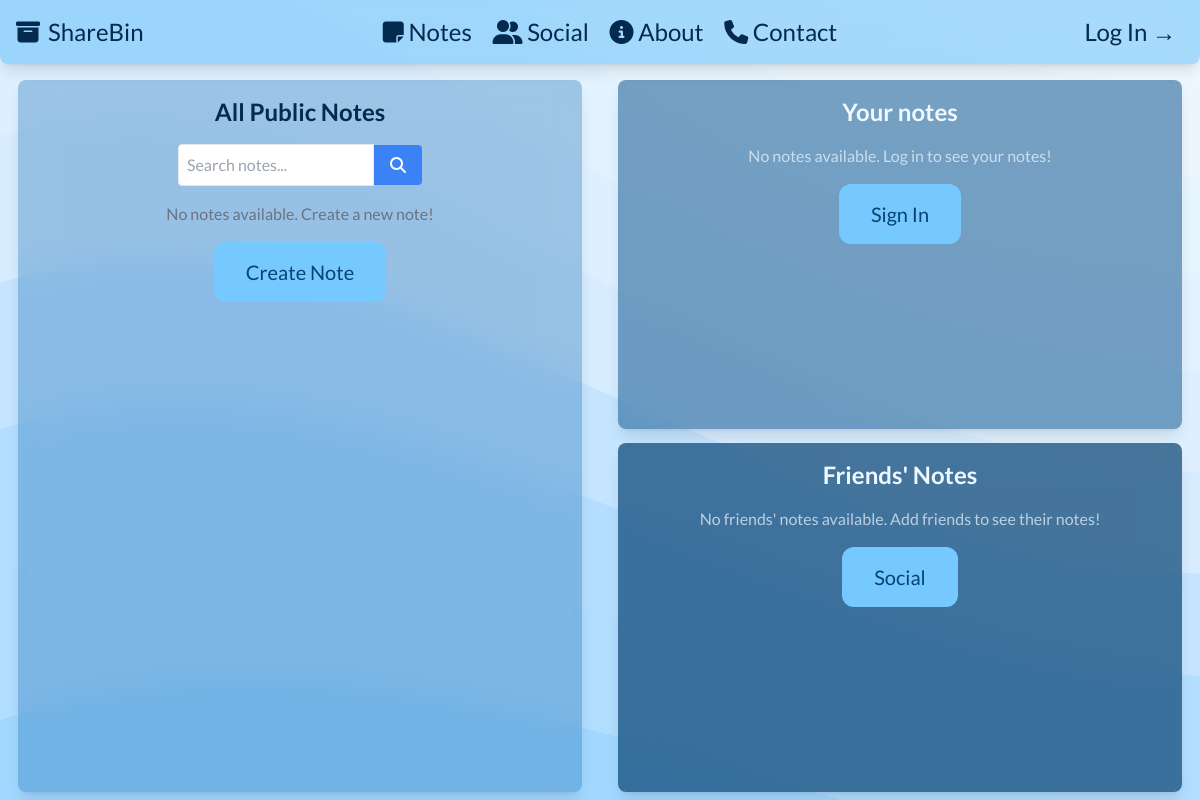
Before: /notes/ with the older database file.
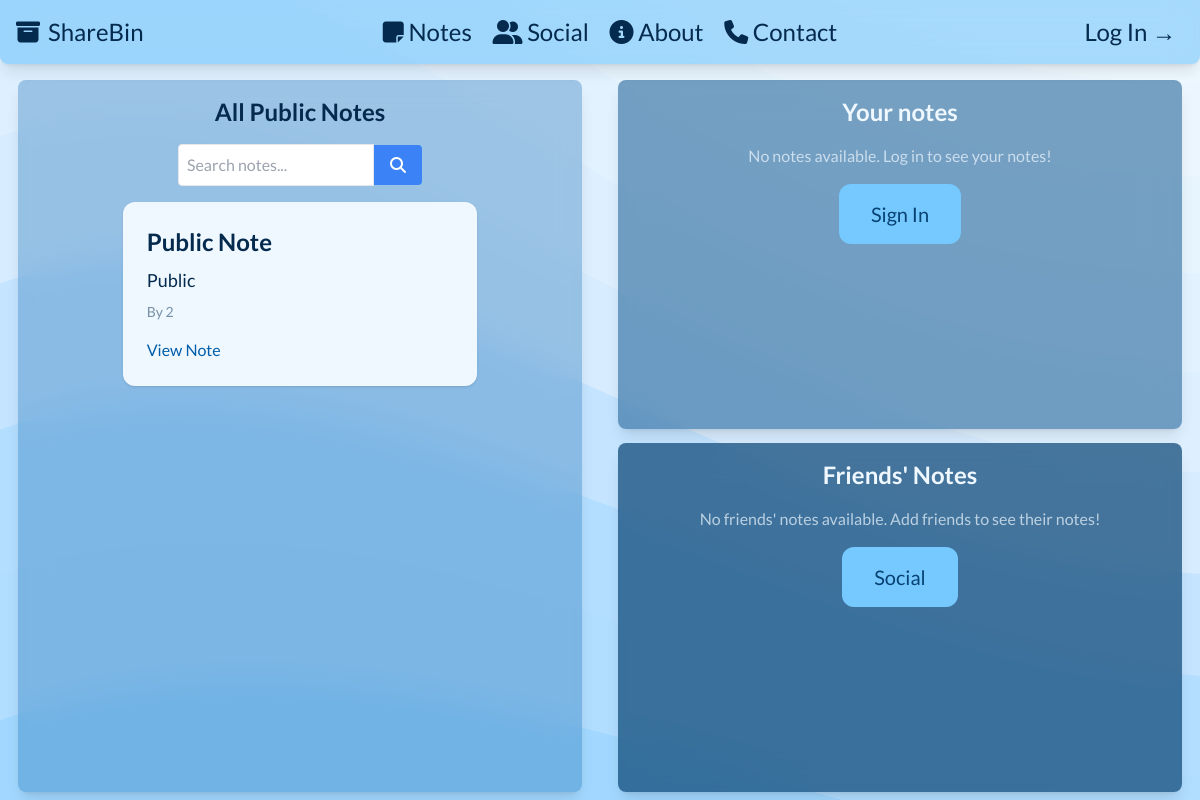
After: the same page with the newer database file.
### tables this page shows
CREATE TABLE notes (
            id INTEGER PRIMARY KEY AUTOINCREMENT,
            user TEXT,
            title TEXT,
            content TEXT,
            is_private INTEGER,
            visibility TEXT CHECK(visibility IN ('public', 'private', 'friends')),
            file_path TEXT,
            created_at TIMESTAMP DEFAULT CURRENT_TIMESTAMP
        );

### app.py (the view, shortened to what this page needs)
@app.route('/notes/')
def list_notes():
    conn = get_db()
    c = conn.cursor()
    public_notes = []
    my_notes = []
    friend_notes = []
    search_query = ""
    user_id = session.get('user_id')
    username = session.get('username')
    if request.method == 'GET':
        if 'search' in request.args:
            search_query = request.args.get('q')
            c.execute("SELECT * FROM notes WHERE title LIKE ? AND visibility = 'public'", (f'%{search_query}%',))
            public_notes = c.fetchall()
        else:
            c.execute("SELECT * FROM notes WHERE visibility = 'public'")
            public_notes = c.fetchall()
    else:
        c.execute("SELECT * FROM notes WHERE visibility = 'public'")
        public_notes = c.fetchall()
    conn.close()
    return render_template('list_notes.html',
                           public_notes=public_notes,
                           my_notes=my_notes,
                           friend_notes=friend_notes,
                           search_query=search_query,
                           user=username)

### app.py (called while the page is built)
def get_db():
    conn = sqlite3.connect(DATABASE)
    return conn

### templates/list_notes.html (shortened to what this page needs)
{% extends "base.html" %} {% block content %}
<div class="flex flex-row w-full h-full max-h-full justify-around pb-2">
  <section
    class="w-[47%] h-auto max-h-full overflow-scroll bg-congress-blue-700/30 backdrop-blur-lg shadow-lg flex flex-col justify-start items-center rounded-lg p-4"
  >
    <h2 class="text-2xl font-bold mb-4">All Public Notes</h2>
    <form method="get" class="mb-4 flex flex-row justify-center items-center">
      <input
        type="text"
        name="q"
        placeholder="Search notes..."
        value="{{ search_query }}"
        class="w-full border p-2 rounded-l"
      />
      <button
        type="submit"
        name="search"
        class="bg-blue-500 text-white px-4 py-2 rounded-r hover:bg-blue-600"
      >
        <i class="fa-solid fa-magnifying-glass"></i>
      </button>
    </form>
    {% for note in public_notes %}
    <div class="w-2/3 mx-auto bg-congress-blue-50 p-6 rounded-xl shadow mb-4">
      <h2 class="text-2xl font-bold mb-2">{{ note[2] }}</h2>
      <p class="text-lg text-congress-blue-950 mb-2">{{ note[3] }}</p>
      <p class="text-sm text-congress-blue-950/50 mb-4">By {{ note[1] }}</p>
      <a
        href="/note/{{ note[0] }}"
        class="text-congress-blue-700 hover:underline"
        >View Note</a
      >
    </div>
    {% endfor %} {% if not public_notes %} {% if search_query %}
    <p class="text-center text-congress-blue-950/70">
      No notes found for "{{ search_query }}"
    </p>
    {% else %}
    <p class="text-center text-gray-500">
      No notes available. Create a new note!
    </p>
    <a
      href="/note/new"
      class="rounded-xl text-xl bg-congress-blue-300 py-4 px-8 mt-4 text-congress-blue-900 hover:bg-congress-blue-400"
      >Create Note</a
    >
    {% endif %} {% endif %}
  </section>
  <div class="w-[47%] flex flex-col justify-between items-center">
    <section
      class="w-full h-[49%] text-congress-blue-50 bg-congress-blue-800/50 backdrop-blur-lg shadow-lg flex flex-col justify-start items-center rounded-lg p-4 overflow-scroll"
    >
      <h2 class="text-2xl font-bold mb-4">Your notes</h2>
       {% if not my_notes %} {% if user %}
      <p class="text-center text-congress-blue-50/70">
        No notes available. Create a new note!
      </p>
      <a
        href="/note/new"
        class="rounded-xl text-xl bg-congress-blue-300 py-4 px-8 mt-4 text-congress-blue-900 hover:bg-congress-blue-400"
        >Create Note</a
      >
      {% else %}
      <p class="text-center text-congress-blue-50/70">
        No notes available. Log in to see your notes!
      </p>
      <a
        href="/note/new"
        class="rounded-xl text-xl bg-congress-blue-300 py-4 px-8 mt-4 text-congress-blue-900 hover:bg-congress-blue-400"
        >Sign In</a
      >
      {% endif %} {% endif %}
    </section>
    <section
      class="w-full h-[49%] text-congress-blue-50 bg-congress-blue-900/70 backdrop-blur-lg shadow-lg flex flex-col justify-start items-center rounded-lg p-4 overflow-scroll"
    >
      <h2 class="text-2xl font-bold mb-4">Friends' Notes</h2>
      {% if friend_notes %} {% for note in friend_notes %}
      <div class="max-w-xl mx-auto bg-white p-6 rounded-xl shadow mb-4">
        <h2 class="text-2xl font-bold mb-2">{{ note[2] }}</h2>
        <p class="text-sm text-gray-500 mb-4">By {{ note[1] }}</p>
        <a href="/note/{{ note[0] }}" class="text-blue-600 hover:underline"
          >View Note</a
        >
      </div>
      {% endfor %} {% else %}
      <p class="text-center text-congress-blue-50/70">
        No friends' notes available. Add friends to see their notes!
      </p>
      <a
        href="/social"
        class="rounded-xl text-xl bg-congress-blue-300 py-4 px-8 mt-4 text-congress-blue-900 hover:bg-congress-blue-400"
        >Social</a
      >
      {% endif %}
    </section>
  </div>
</div>
{% endblock %}

### templates/base.html (shortened to what this page needs)
<!DOCTYPE html>
<html>
  <head>
    <script src="https://cdn.tailwindcss.com"></script>
  </head>
  <body
    class="font-[lato] text-congress-blue-950 bg-congress-blue-100 scroll-smooth"
  >
    <header>
      <nav
        class="bg-congress-blue-500/30 backdrop-blur-lg rounded-b-lg shadow-lg p-4 flex flex-row w-full fixed top-0 z-50"
      >
        <div class="container justify-start text-2xl w-fit">
          <a
            href="/"
            class="flex items-center hover:text-gray-200 hover:text-shadow-lg transition-all duration-150 ease-in-out w-fit"
          >
            <i class="fa-solid fa-box-archive pr-2"></i>
            <h1 class="text-2xl">ShareBin</h1>
          </a>
        </div>
        <div class="container justify-center text-2xl w-fit mx-auto">
          <a
            href="/notes"
            class="p-2 hover:text-gray-200 transition-all duration-150 ease-in-out w-fit"
            ><i class="fa fa-sticky-note"></i> Notes</a
          >
          <a
            href="/social"
            class="p-2 hover:text-gray-200 transition-all duration-150 ease-in-out w-fit"
          >
            <i class="fa-solid fa-user-group"></i> Social</a
          >
          <a
            href="/about"
            class="p-2 hover:text-gray-200 transition-all duration-150 ease-in-out w-fit"
            ><i class="fa-solid fa-circle-info"></i> About</a
          >
          <a
            href="/contact"
            class="p-2 hover:text-gray-200 transition-all duration-150 ease-in-out w-fit"
          >
            <i class="fa-solid fa-phone"></i> Contact</a
          >
        </div>
        <div class="container justify-end text-2xl w-fit">
          {% if user %}
          <a
            href="/profile"
            class="p-2 hover:text-gray-200 transition-all duration-150 ease-in-out w-fit"
            >{{ user }}</a
          >
          {% else %}
          <a
            href="/login"
            class="p-2 hover:text-gray-200 transition-all duration-150 ease-in-out w-fit"
            >Log In <span aria-hidden="true">&rarr;</span></a
          >
          {% endif %}
        </div>
      </nav>
    </header>
    <section
      class="w-full min-h-fit h-screen pt-[10vh] bg-custom-pattern bg-cover bg-repeat-y bg-fixed"
    >
      {% block content %}{% endblock %}
    </section>
  </body>
</html>

Changed rows visible on the page:
added notes: title "Public Note", content "Public", user "2"
Other visible differences:
text no longer shown: "No notes available. Create a new note! Create Note"
